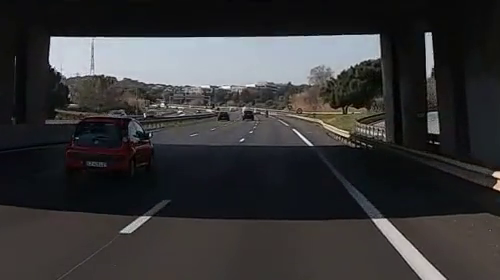
#> input picture route_0210.bmp, 500 x 280 px
$ python cannySlider.py --image route_0210.bmp
#> lines starting #> are read from the running program, lines starting #| are printed output that depends on the picture; after the words box and inside, x2 and y2 are one past the last pixel; in counts of white or black regions, pixels touching at a corner belong together
# script for tuning parameters
import cv2
import numpy as np
import argparse

# parse argument
ap = argparse.ArgumentParser()
ap.add_argument("-i", "--image", required = True, help = "Path to the image")
args = vars(ap.parse_args())

# reads the image
img = cv2.imread(args['image'])
#> img is the input picture: shape (280, 500, 3); mean B, G, R 55, 54, 54.5

# empty callback function for creating trackar
def callback(foo):
    pass

# create windows and trackbar
cv2.namedWindow('parameters')
cv2.createTrackbar('threshold1', 'parameters', 0, 255, callback)  # change the maximum to whatever you like
#> slider 'threshold1' is set to 85
cv2.createTrackbar('threshold2', 'parameters', 0, 255, callback)  # change the maximum to whatever you like
#> slider 'threshold2' is set to 85
cv2.createTrackbar('apertureSize', 'parameters', 0,2, callback)
#> slider 'apertureSize' is set to 1
cv2.createTrackbar('L1/L2', 'parameters', 0, 1, callback)
#> slider 'L1/L2' is set to 1
cv2.createTrackbar('LoR', 'parameters', 0, 255, callback)
#> slider 'LoR' is set to 51
cv2.createTrackbar('LoG', 'parameters', 0, 255, callback)
#> slider 'LoG' is set to 51
cv2.createTrackbar('LoB', 'parameters', 0, 255, callback)
#> slider 'LoB' is set to 51
cv2.createTrackbar('UpR', 'parameters', 0, 255, callback)
#> slider 'UpR' is set to 255
cv2.createTrackbar('UpG', 'parameters', 0, 255, callback)
#> slider 'UpG' is set to 255
cv2.createTrackbar('UpB', 'parameters', 0, 255, callback)
#> slider 'UpB' is set to 255

while(True):
    # get threshold value from trackbar
    th1 = cv2.getTrackbarPos('threshold1', 'parameters')
    th2 = cv2.getTrackbarPos('threshold2', 'parameters')

    # aperture size can only be 3,5, or 7
    apSize = cv2.getTrackbarPos('apertureSize', 'parameters')*2+3

    # true or false for the norm flag
    norm_flag = cv2.getTrackbarPos('L1/L2', 'parameters') == 1

    # Get color values
    LoR = cv2.getTrackbarPos('LoR', 'parameters')
    LoG = cv2.getTrackbarPos('LoG', 'parameters')
    LoB = cv2.getTrackbarPos('LoB', 'parameters')
    UpR = cv2.getTrackbarPos('UpR', 'parameters')
    UpG = cv2.getTrackbarPos('UpG', 'parameters')
    UpB = cv2.getTrackbarPos('UpB', 'parameters')

    # print out the values
    print('')
    print('threshold1: {}'.format(th1))
    print('threshold2: {}'.format(th2))
    print('apertureSize: {}'.format(apSize))
    print('L2gradient: {}'.format(norm_flag))

    frame = cv2.GaussianBlur(img, (7, 7), 0)
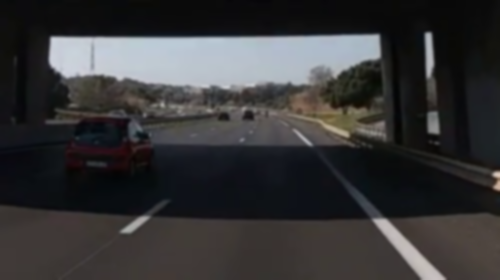
#> frame: shape (280, 500, 3); mean B, G, R 55, 54, 54.5
    hsv = cv2.cvtColor(frame, cv2.COLOR_BGR2HSV)
#> hsv: shape (280, 500, 3); mean H, S, V 65, 45.9, 58.7
    low_white = np.array([LoR, LoG, LoB])
    up_white = np.array([UpR, UpG, UpB])
    mask = cv2.inRange(hsv, low_white, up_white)
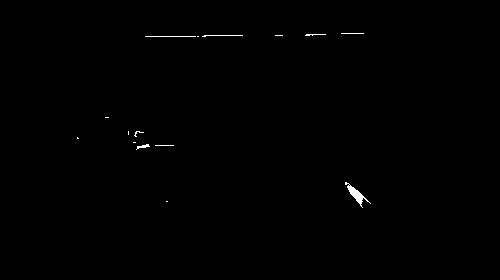
#> mask: shape (280, 500); 0.29% white; 15 white regions (9 under 20 px), largest, box (x1, y1, x2, y2) and area: (345, 182, 371, 208) 171, (145, 36, 196, 37) 51, (202, 35, 243, 37) 43, (136, 144, 150, 150) 35, (305, 34, 326, 36) 26, (341, 33, 364, 34) 23
    #edges = cv2.Canny(mask, 75, 150)
    edge = cv2.Canny(mask, th1, th2, apertureSize=apSize, L2gradient=norm_flag)
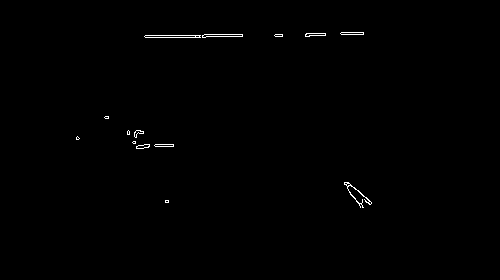
#> edge: shape (280, 500); 0.4% white in thin lines or dots, all inside (x1, y1, x2, y2) = (76, 32, 372, 208)
    cv2.imshow('canny', edge)

    if cv2.waitKey(1)&0xFF == ord('q'):
#> (key q is pressed here)
        break

cv2.destroyAllWindows()
